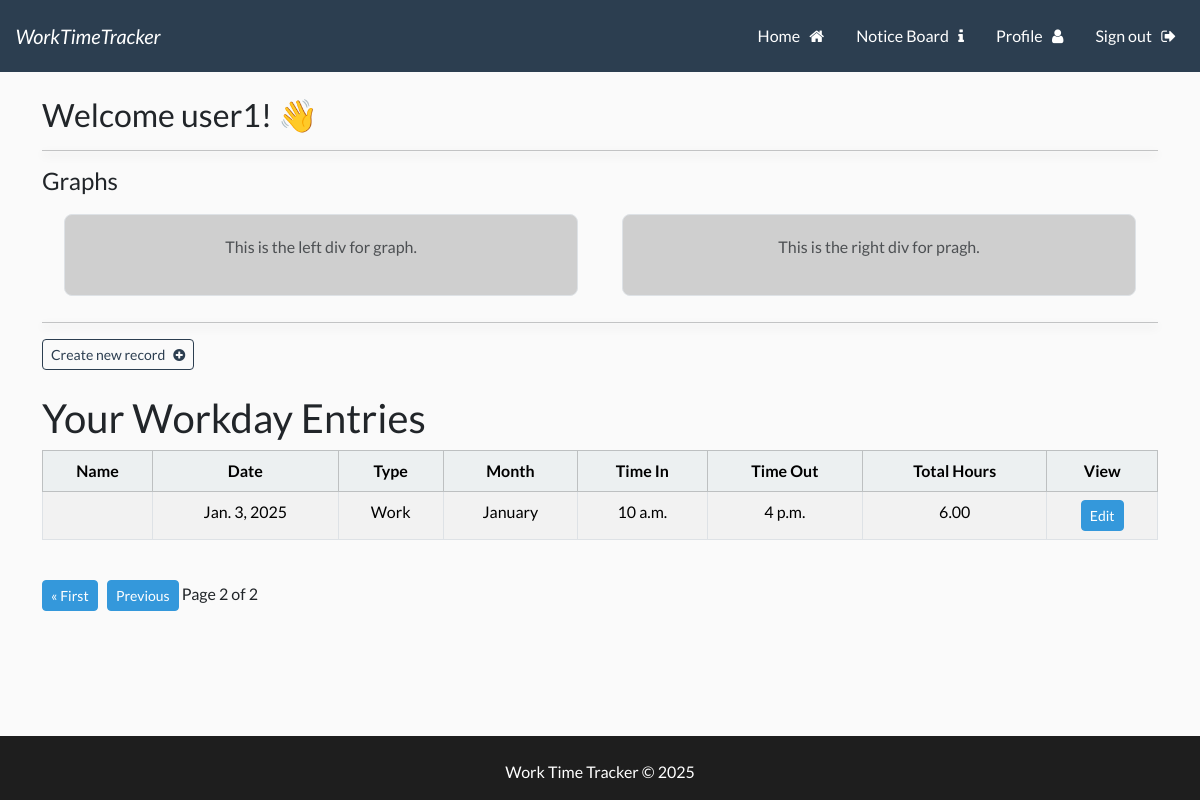
The app's page /wttapp?page=2 (signed in), older data.
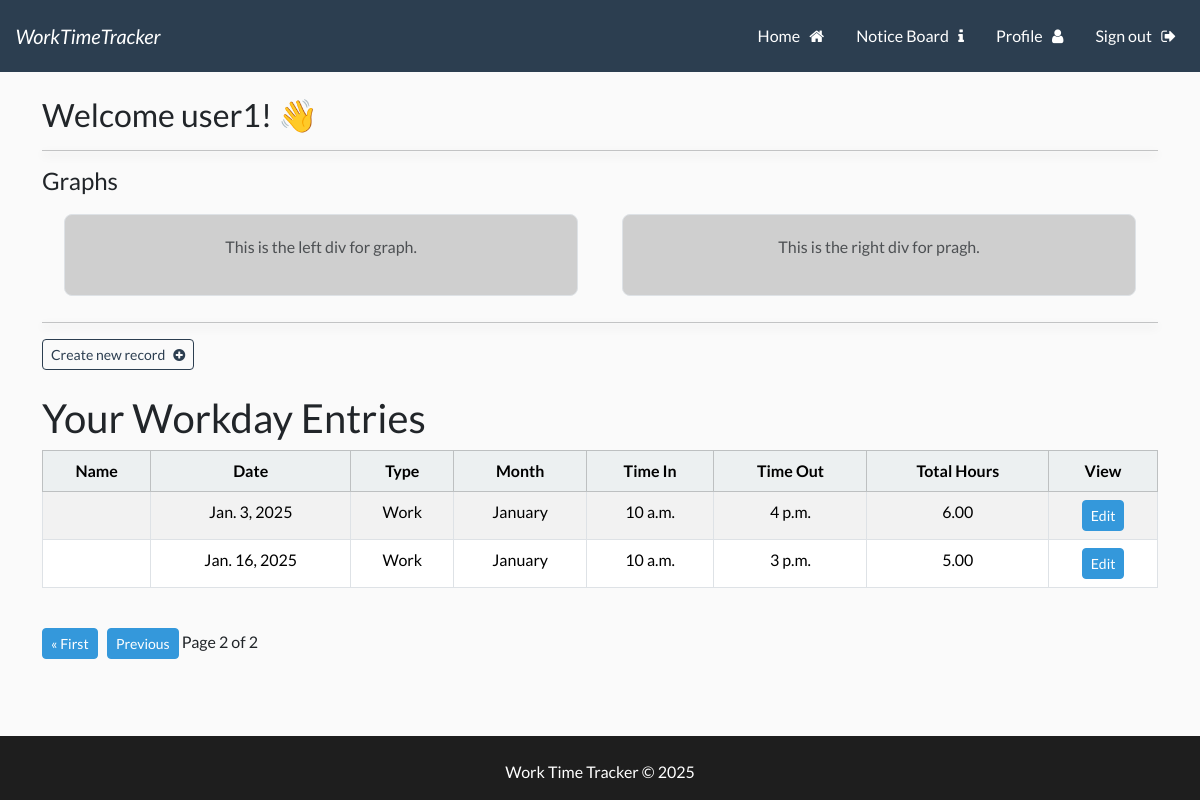
The same page, newer data.
### wttapp/models.py (models this page shows, shortened)
class Workday(models.Model):
    user = models.ForeignKey(User, related_name='user_workdays', on_delete=models.CASCADE)
    WORKDAY_TYPE_CHOICES = [
        ('Work', 'Work'),
        ('Sick Leave', 'Sick Leave'),
        ('Annual Leave', 'Annual Leave'),
        ('Bank Holiday', 'Bank Holiday'),
    ]
    MONTH_CHOICES = [
        ('January', 'January'),
        ('February', 'February'),
        ('March', 'March'),
        ('April', 'April'),
        ('May', 'May'),
        ('June', 'June'),
        ('July', 'July'),
        ('August', 'August'),
        ('September', 'September'),
        ('October', 'October'),
        ('November', 'November'),
        ('December', 'December'),
    ]
    id = models.AutoField(primary_key=True)
    name = models.CharField(max_length=200, blank=True)  # Combined name field
    date = models.DateField()
    month = models.CharField(
        max_length=20,
        choices=MONTH_CHOICES,
        default=get_current_month,
    )
    workday_type = models.CharField(
        max_length=20,
        choices=WORKDAY_TYPE_CHOICES,
        default='Work',
    )
    time_in = models.TimeField(blank=True, null=True)
    time_out = models.TimeField(blank=True, null=True)
    @property
    def total_hours(self):
        if self.time_in and self.time_out:
            time_in_dt = datetime.combine(date.today(), self.time_in)
            time_out_dt = datetime.combine(date.today(), self.time_out)
            time_diff = time_out_dt - time_in_dt
            return time_diff.total_seconds() / 3600  # Convert seconds to hours
        return 0

### wttapp/views.py (the view)
# urls.py: 2. Add a URL to urlpatterns:  path('', views.home, name='home')
@login_required
def home(request):
    user_profile = UserProfile.objects.get(user=request.user)
    if user_profile.status == 'Active' and user_profile.position in ['System Admin', 'Manager']:
        records_list = Workday.objects.all()  # Show all records
    else:
        records_list = Workday.objects.filter(user=request.user)  # Show only the user's records
    paginator = Paginator(records_list, 3)  # Show 3 records per page
    page = request.GET.get('page', 1)  # Get the current page number from the request
    try:
        records = paginator.page(page)
    except PageNotAnInteger:
        records = paginator.page(1)
    except EmptyPage:
        records = paginator.page(paginator.num_pages)
    return render(request, 'wttapp/home.html', {'records': records, 'user_profile': user_profile})

### templates/wttapp/home.html (shortened to what this page needs)
{% extends 'base.html' %}
{% load static %}
{% block content %}
<h3> Welcome {{user}}! 👋 </h3>
<hr>
<h4>Graphs</h4>
<div class="container-fluid">
    <div class="row">
        <div class="col-md-6 col-12">
            <div class="custom-div">
                <p class="text-muted">This is the left div for graph.</p>
            </div>
        </div>
        <div class="col-md-6 col-12">
            <div class="custom-div">
                <p class="text-muted">This is the right div for pragh. </p>
            </div>
        </div>
    </div>
</div>
<hr>
<a class="btn btn-outline-primary btn-sm" href="{% url 'create_record' %}">Create new record &nbsp; <i class="fa fa-plus-circle" aria-hidden="true"></i></a>
<br><br>
{% if user_profile.status == 'Active' and user_profile.position in 'System Admin Manager' %}
    <h2>All Workday Entries</h2>
{% else %}
    <h2>Your Workday Entries</h2>
{% endif %}
<table class="table table-hover table-striped  table-bordered text-center">
    <thead class="table-light">
        <tr>
            <th scope="col">Name</th>
            <th scope="col">Date</th>
            <th scope="col">Type</th>
            <th scope="col">Month</th>
            <th scope="col">Time In</th>
            <th scope="col">Time Out</th>
            <th scope="col">Total Hours</th>
            <th scope="col">View</th>
        </tr>
    </thead>
    <tbody>
        {% if records %}
        {% for record in records %}
        <tr>
            <td>{{ record.firstname }} {{ record.lastname }} </td>
            <td>{{ record.date }}</td>
            <td>{{ record.get_workday_type_display }}</td>
            <td>{{ record.get_month_display }}</td>
            <td>{{ record.time_in }}</td>
            <td>{{ record.time_out }}</td>
            <td>{{ record.total_hours|floatformat:2 }}</td>
            <td>
                <a href="#" class="btn btn-info btn-sm">Edit</a>
        </tr>
        {% endfor %}
        {% endif %}
    </tbody>
</table>
<br>
<div class="pagination">
    <span class="step-links">
        {% if records.has_previous %}
        <a class="btn btn-info btn-sm btn-secondary" href="?page=1">&laquo; First</a> &nbsp;
        <a class="btn btn-info btn-sm btn-secondary" href="?page={{ records.previous_page_number }}">Previous</a>
        {% endif %}
        <span class="current">
            Page {{ records.number }} of {{ records.paginator.num_pages }}
        </span>
    </span>
</div>
{% endblock %}

Row changes from the older to the newer data that the page shows:
added Workday: date "Jan. 16, 2025", workday_type "Work", month "January", time_in "10 a.m.", time_out "3 p.m.", total_hours "5.00"
